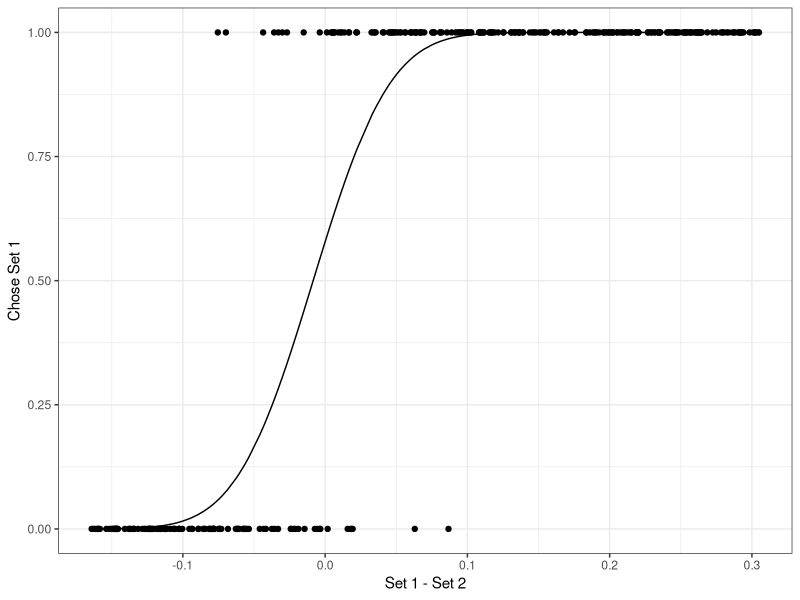
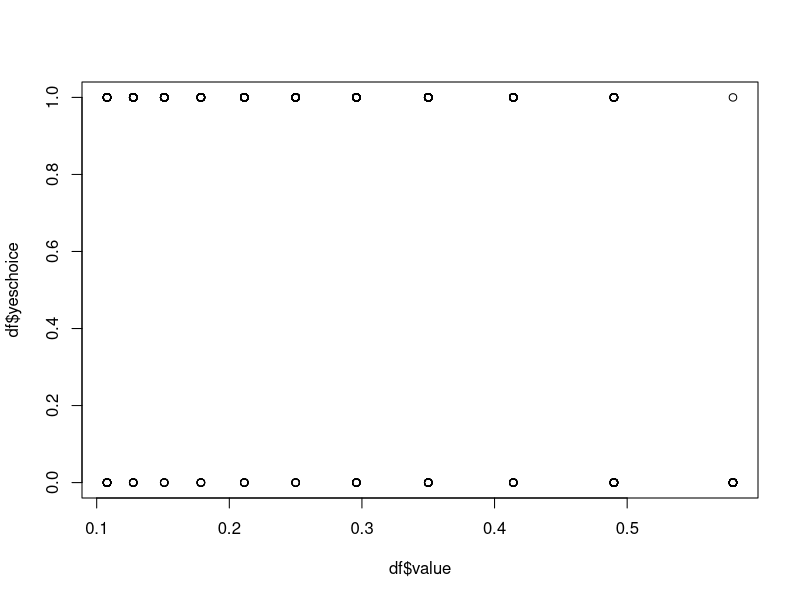
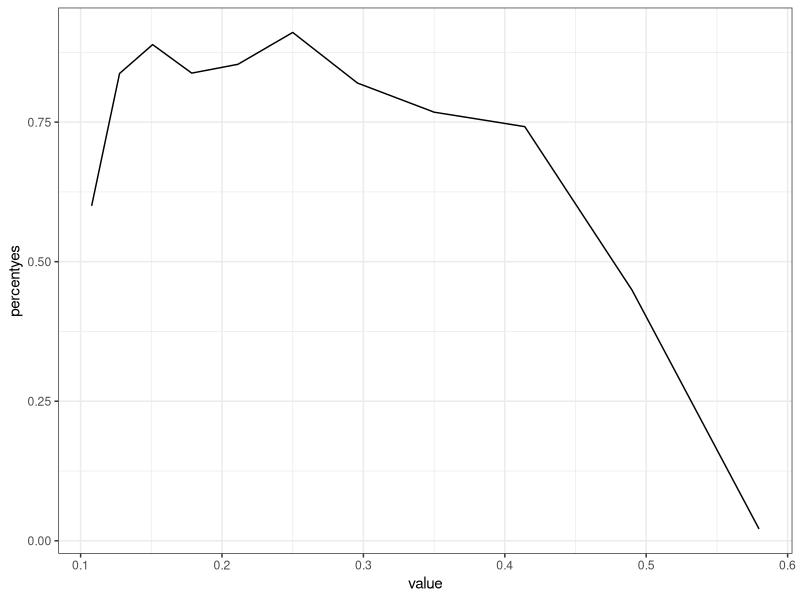

These figures' R source, in order:
#run sims for Ariely experiment

library(ggplot2)
library(tidyverse)

# Function to take two values and a tolerance level and return true if 
# mainval within tolerance level of checkagainstval 
#(ie 5 checked against 7 with tolerance level of 2 would return true)

idcheck <- function(mainval, checkagainstval, tolerance){
  valmax <- checkagainstval+tolerance
  valmin <- checkagainstval-tolerance
  result <- ifelse(mainval < valmax & mainval > valmin,
                   TRUE, FALSE)
  return(result)
}

#convert previous function to check one value against every value in a set

idcheckset <- function(mainval, set, tolerance){
  idvec <- c()
  for (i in 1:length(set)) {
    idvec[i] <- idcheck(mainval, set[i], tolerance)
  }
  return(idvec)
}

# "uniform" kernel function specified in Bhui paper

kernel <- function(X){
  X[X >= -1 & X <= 1] <- (X[X >= -1 & X <= 1]+1)/2
  X[X <= -1] <- 0
  X[X >= 1] <- 1
  return(X)
}

#Main function: gives position of x within inferred distribution based on set X given bandwidth h
#so a CDF is built using X and h then function returns position of x in this CDF
#note that subsetsize is the size of a set sampled from the set then used when inferring distribution
# this will be useful in future but normally we make it redundant by setting it as the n of X

biaskde <- function(x, X, h, subsetsize){
  X1 <- sample(X, subsetsize)
  xdiff <- x - X1
  kx <- xdiff/h
  kX <- kernel(kx)
  CDF <- sum(kX*1/length(kX))
  return(CDF)
}

#Simple extension to previous function but recomputes 
# CDF and returns values x for every x in set x given set X 
#(supposed to represent a set of items (x) being judged serially etc against presented set of X)
#note. this is not important in current code

biaskdevec <- function(x, X, h, subsetsize){
  Xpred <- x
  for (i in 1:length(X)){
    Xpred[i] <- biaskde(x[i], X, h, subsetsize)
  }
  return(Xpred)
}

#function to take set, sample initialsetn from set, compute CDF from sample with bandwidth h
# then sample test values until the value is within decisionthreshold distance from 0.5
# function then returns value that was "accepted" as mean

meandiscrim <- function(set, initialsetn, decisionthreshold, h){
  setnew <- sample(set, initialsetn)
  rankval <- 0
  while (idcheck(rankval, 0.5, decisionthreshold) != 1){
    testval <- runif(1, min(setnew), max(setnew))
    rankval <- biaskde(testval, setnew, h, length(setnew))
  }
  return(testval)
}

#pretty useful, simple function to add noise to each value in set, 
# noise is generated from a normal distribution with mean 0 and SD of noisesd

perceptualnoise <- function(set, noisesd){
  newset <- c()
  for (i in 1:length(set)) {
    newset[i] <- set[i]+(rnorm(1, 0, noisesd))
  }
  return(newset)
}

#Ignore next few things I have only left them in because I think they might be useful
lset <- c()
sset <- c()
for (i in 1:10){
  lset[i] <- meandiscrim(rep(c(0.1, 0.5, 0.6, 0.7, 0.8, 0.9),2), 12, 0.04, 5)
  sset[i] <- meandiscrim(c(0.1, 0.5, 0.6, 0.7, 0.8, 0.9), 6, 0.04, 5)
}
lset
sset
#potential proof that we need subsample < n

#function that takes a set, adds noisy retrieval, estimates mean of set using parameters from before
#then returns 1 if testvalue is above mean and 0 if testvalue is below mean
# this should represent people being given a set then a comparison and asked if the comparison is above the mean of the set

meandiscrimcompare <- function(set, testvalue, noisesd, initialsetn, decisionthreshold, h){
  newtestvalue <- perceptualnoise(testvalue, noisesd)
  newset <- perceptualnoise(set, noisesd)
  mean1 <- meandiscrim(newset, initialsetn, decisionthreshold, h)
  diff <- mean1 - newtestvalue
  choice <- ifelse(diff >= 0, 0, 1)
  return(choice)
}

#Next lines just follow the rule Ariely used to produce dot sizes - 
#parts of this were changed between conditions
set1 <- c(-1.5, -0.5, 0.5, 1.5)
set1 <- 0.25*(1.40^set1)
data <- c()
theme_set(theme_bw())

#Function takes in a set and other parameters and is then asked a number of times (330 in this case)
#whether a randomly produced value between testbounds[1] and testbounds[2] is lower or higher than estimated set mean
#output is graph of data and probit regression fit
#second value outputted is discrimination threshold (difference in order to be 1 SD away from 50/50 choice)
#PS let me know if this conceptualisation of discrimination threshold is wrong 

discrimthresholdsim <- function(set, testbounds, noisesd, initialsetn, decisionthreshold, h){
  set1 <- set
  difference <- c()
  choice <- c()
  testval <- c()
  for (i in 1:330) {
    testval[i] <- runif(1, testbounds[1], testbounds[2])
    difference[i] <- testval[i] - mean(set1)
    choice[i] <- meandiscrimcompare(set1, testval[i], noisesd = noisesd, initialsetn = initialsetn, 
                                    decisionthreshold = decisionthreshold, h = h)
  }
  data <- data.frame(c(1:330), difference, choice)
  colnames(data) <- c("Round", "Difference", "Choice")
  probreg <- glm(Choice ~ Difference, family = binomial(link = "probit"),
                 data = data)
  absdifference <- (1-probreg$coefficients[1])/probreg$coefficients[2]
  discrimthreshold <- (absdifference/mean(set1))*100
  data$predict <- pnorm(probreg$coefficients[1]+
                          (data$Difference*probreg$coefficients[2]))
  plot <- ggplot(data, aes(x = Difference, y = Choice)) +
    geom_point() +
    geom_line(aes(y = predict)) +
    xlab("Set 1 - Set 2") +
    ylab("Chose Set 1")
  print(plot)
  return(c(absdifference, discrimthreshold))
}

#set, testbounds, noisesd, initialsetn, decisionthreshold, h
#Example run of previous function with noisesd, h, and decision threshold that seems to work 

discrimthresholdsim(set1, c(0.1, 0.58), 0.03, 4, 0.04, 0.1)

#Next set of code is similar to before but it isn't set up as a single function
#this code takes into account set, testvals, internal noise sd and threshold
#then produces recognition data for each of the test vals to be part of set1
#important thing is the graph it produces

idtestvals <- c(-2.5, -2, -1.5, -1, -0.5, 0, 0.5, 1, 1.5, 2, 2.5)
set1 <- c(-1.5, -0.5, 0.5, 1.5)
testvals <- 0.25*(1.4^idtestvals)
set1 <- 0.25*(1.4^set1)
noisesd <- 0.07
threshold <- 0.06

value <- c()
yeschoice <- c()
for (i in 1:500) {
  value[i] <- sample(testvals, 1)
  id <- idcheckset(value[i], perceptualnoise(set1, noisesd), threshold)
  yeschoice[i] <- ifelse(length(id[id == T]) == 0, 0, 1)
}
df <- data.frame(value, yeschoice)
head(df)
plot(df$value, df$yeschoice)
plot <- ggplot(df, aes(x = as.factor(value), y = yeschoice))+
  geom_point()+
  geom_line(stat = "summary")
sumdf <- df %>% group_by(value) %>% 
  summarise(percentyes = sum(yeschoice == 1)/sum(yeschoice == 1|yeschoice == 0))
plot <- ggplot(sumdf, aes(x = value, y = percentyes)) +
  geom_line()
plot


# Notes: no perceptual noise but identification threshold noise -
# need very low threshold noise for right disc. threshold
# very low threshold noise leads to perfect performance in id experiment
# high perceptual noise and low threshold noise leads to very large discrimination threshold




